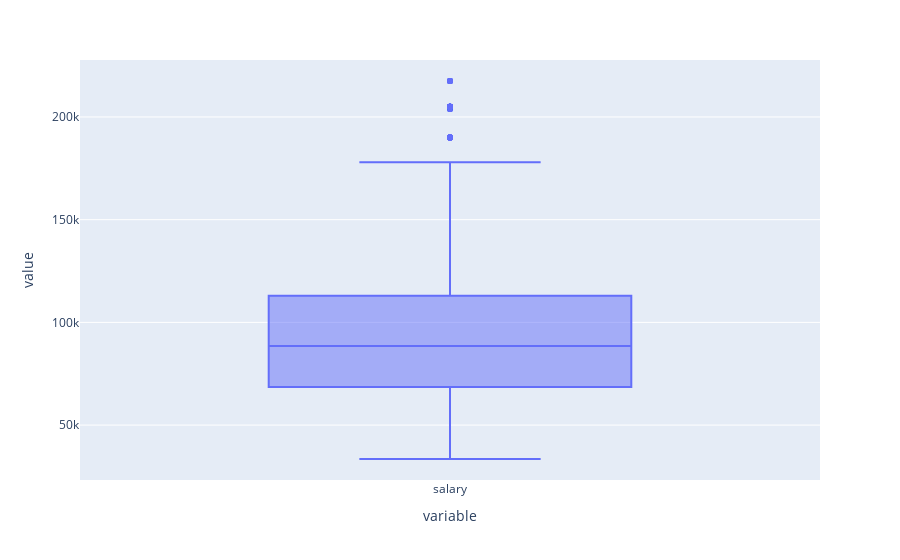

This figure's notebook cell:
### Markdown cell above
#### Como podemos observar en la tabla y por la naturaleza del dataset la unica columna que puede contener outliers es salary

### Code cell
# Check outliers in salary column
px.box(X_train['salary'])

### Figure 1 — Plotly figure (JSON) as saved in the notebook; plotly's stock layout.template omitted (floating-point values rounded to 4 significant figures; data arrays with more than 128 entries replaced by an {"elided": "..."} marker saying what was removed)
{"data": [{"alignmentgroup": "True", "hovertemplate": "variable=%{x}<br>value=%{y}<extra></extra>", "legendgroup": "", "marker": {"color": "#636efa"}, "name": "", "notched": false, "offsetgroup": "", "orientation": "v", "showlegend": false, "type": "box", "x": {"elided": "5407 str values"}, "x0": " ", "xaxis": "x", "y": {"elided": "5407 int values"}, "y0": " ", "yaxis": "y"}], "layout": {"boxmode": "group", "legend": {"tracegroupgap": 0}, "margin": {"t": 60}, "xaxis": {"anchor": "y", "domain": [0, 1], "title": {"text": "variable"}}, "yaxis": {"anchor": "x", "domain": [0, 1], "title": {"text": "value"}}}}
